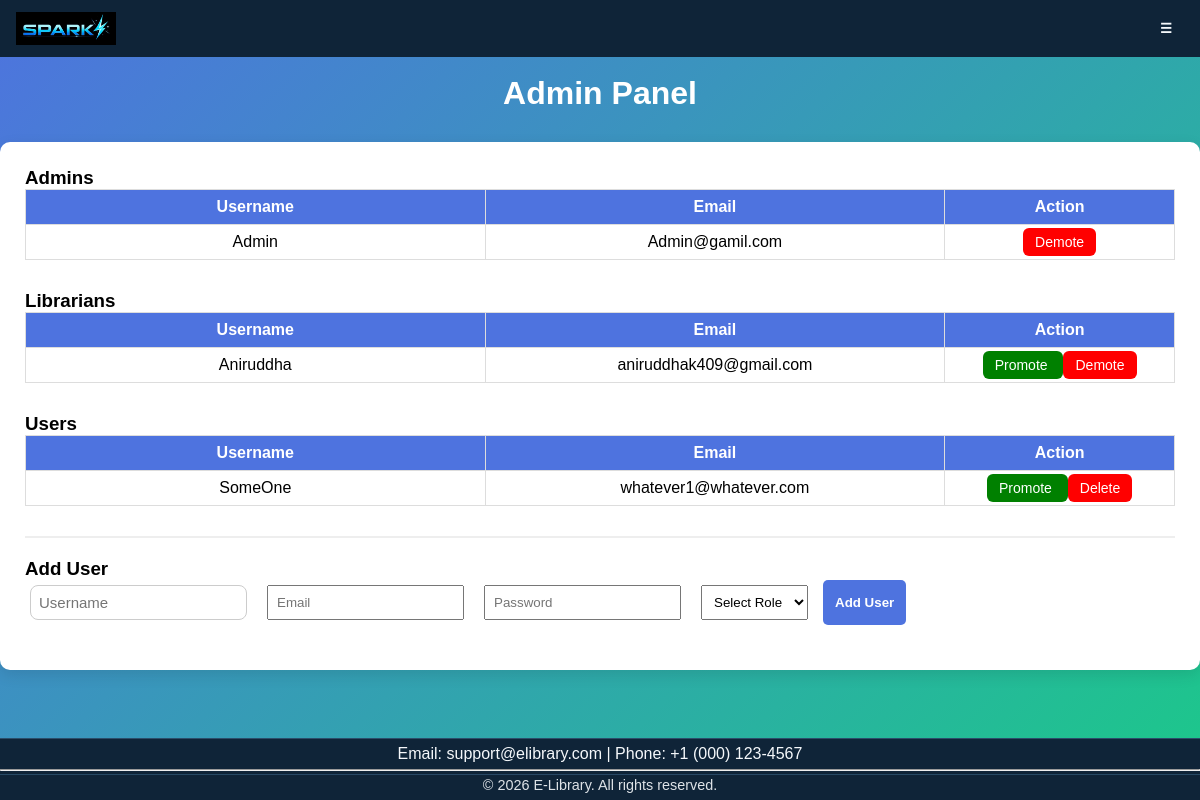
The page /admin (signed in) on the database its author committed.
### tables this page shows
CREATE TABLE users (
    id integer primary key autoincrement,
    username text unique not null,
    email text unique not null,
    password text not null,
    role text not null
);

### app.py (the view)
@app.route("/admin")
def admin():
    if session.get("role") != "admin":
        return redirect("/adminlogin")
    DB = db()
    users = DB.execute("select * from users where role='user'").fetchall()
    librarians = DB.execute("select * from users where role = 'librarian'").fetchall()
    admins = DB.execute("SELECT * FROM users WHERE role = 'admin' AND username != ?", (session["user"],)).fetchall()
    DB.close()
    return render_template("admin.html", users=users, librarians=librarians, admins=admins)

### app.py (called while the page is built)
def db():
    conn = sqlite3.connect("Library.db")
    conn.row_factory = sqlite3.Row
    return conn

### templates/admin.html (shortened to what this page needs)
{% extends "base.html" %}
{% block content %}
<br>
<h1>Admin Panel</h1>
<div class="container">
    <h3>Admins</h3>
    <table>
        <tr>
            <th width="40%">Username</th>
            <th width="40%">Email</th>
            <th>Action</th>
        </tr>
        {% for admin in admins %}
        <tr>
            <td>{{ admin.username }}</td>
            <td>{{ admin.email }}</td>
            <td>
                <a class="demote-btn" href="{{ url_for('demote', username=admin.username) }}">
                    Demote
                </a>
            </td>
        </tr>
        {% endfor %}
    </table>
    <h3>Librarians</h3>
    <table>
        <tr>
            <th width="40%">Username</th>
            <th width="40%">Email</th>
            <th>Action</th>
        </tr>
        {% for librarian in librarians %}
        <tr>
            <td>{{ librarian.username }}</td>
            <td>{{ librarian.email }}</td>
            <td>
                <a class="promote-btn" href="{{ url_for('promote', username=librarian.username) }}">
                    Promote
                </a>
                <a class="demote-btn" href="{{ url_for('demote', username=librarian.username) }}">
                    Demote
                </a>
            </td>
        </tr>
        {% endfor %}
    </table>
    <h3>Users</h3>
    <table>
        <tr>
            <th width="40%">Username</th>
            <th width="40%">Email</th>
            <th>Action</th>
        </tr>
        {% for user in users %}
        <tr>
            <td>{{ user.username }}</td>
            <td>{{ user.email }}</td>
            <td>
                <a class="promote-btn" href="{{ url_for('promote', username=user.username) }}">
                    Promote
                </a>
                <a class="demote-btn" onclick="return confirm('Are you sure?')" href="{{ url_for('demote', username=user.username) }}">
                    Delete
                </a>
            </td>
        </tr>
        {% endfor %}
    </table>
    <div class="add-section">
        <h3>Add User</h3>
        <form method="POST" action="{{ url_for('adduser') }}">
            <input type="text" name="username" placeholder="Username" required>
            <input type="email" name="email" placeholder="Email" required>
            <input type="password" name="password" placeholder="Password" required>
            <select name="role" required>
                <option value="">Select Role</option>
            </select>
            <button type="submit" class="add-btn">Add User</button>
        </form>
    </div>
</div>
{% endblock %}

### static/style.css (style rules this page uses)
:root { --nav-bg: #0f2438; --nav-surface: #16344f; --nav-text: #f5f8fb; --nav-border: #2b4d6a; }
* { margin: 0; padding: 0; box-sizing: border-box; }
body { font-family: Arial; min-height: 100vh; display: flex; flex-direction: column; margin: 0; padding: 0; background: linear-gradient(135deg, #4e73df, #1cc88a); background-color: #6a55b5; }
a { text-decoration: none; }
h1 { text-align: center; color: white; margin-bottom: 30px; font-size: 32px; }
.container { background: white; padding: 30px; border-radius: 12px; box-shadow: 0 10px 30px rgba(0, 0, 0, 0.2); }
form { display: flex; gap: 10px; flex-wrap: wrap; margin-bottom: 20px; }
input[type="text"] { padding: 10px 15px; border-radius: 8px; border: 1px solid #ccc; outline: none; font-size: 15px; transition: 0.3s; }
button { padding: 10px 18px; border: none; border-radius: 8px; cursor: pointer; font-weight: bold; transition: 0.3s; }
button[type="submit"] { background-color: #4e73df; color: white; }
table { width: 80%; border-collapse: collapse; align-items: center; }
th, td { padding: 10px; text-align: center; }
table, th, td { border: 1px solid #fdfaf8; }
th { background-color: #4e73df; padding: 12px; }
td { border-bottom: 1px solid #ddd; }
table a { background-color: #1cc88a; color: white; padding: 6px 12px; border-radius: 6px; text-decoration: none; font-size: 14px; transition: 0.3s; }

### templates/admin.html (style rules this page uses)
body { font-family: Arial; }
h1 { text-align: center; }
.container { background: white; padding: 25px; border-radius: 10px; box-shadow: 0 5px 15px rgba(0, 0, 0, 0.1); }
table { width: 100%; border-collapse: collapse; margin-bottom: 30px; }
th, td { border: 1px solid #ddd; padding: 8px; text-align: center; }
th { background: #4e73df; color: white; }
input[type="text"], input[type="email"], input[type="password"], select { padding: 8px; margin: 5px; }
button { padding: 6px 12px; border: none; border-radius: 5px; cursor: pointer; color: white; }
.promote-btn { background: green; }
.demote-btn { background: red; }
.add-btn { background: #4e73df; }
.add-section { border-top: 2px solid #eee; padding-top: 20px; }

### rows shown on the page
users: username "Admin", email "Admin@gamil.com"
users: username "Aniruddha", email "aniruddhak409@gmail.com"
users: username "SomeOne", email "whatever1@whatever.com"
